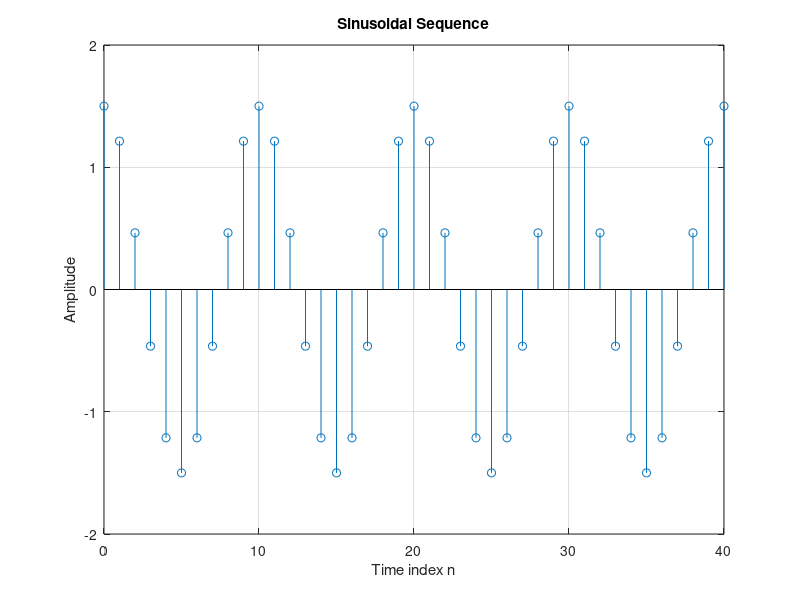

The MATLAB script that drew this image:
% Program P1_4
% Generation of a sinusoidal sequence
n = 0:40;	
f = 0.1;			
phase = 0;			
A = 1.5;			
arg = 2*pi*f*n - phase; 
x = A*cos(arg);
clf;			% Clear old graph
stem(n,x);		% Plot the generated sequence
axis([0 40 -2 2]);
grid; 
title('Sinusoidal Sequence');
xlabel('Time index n');
ylabel('Amplitude');
axis;